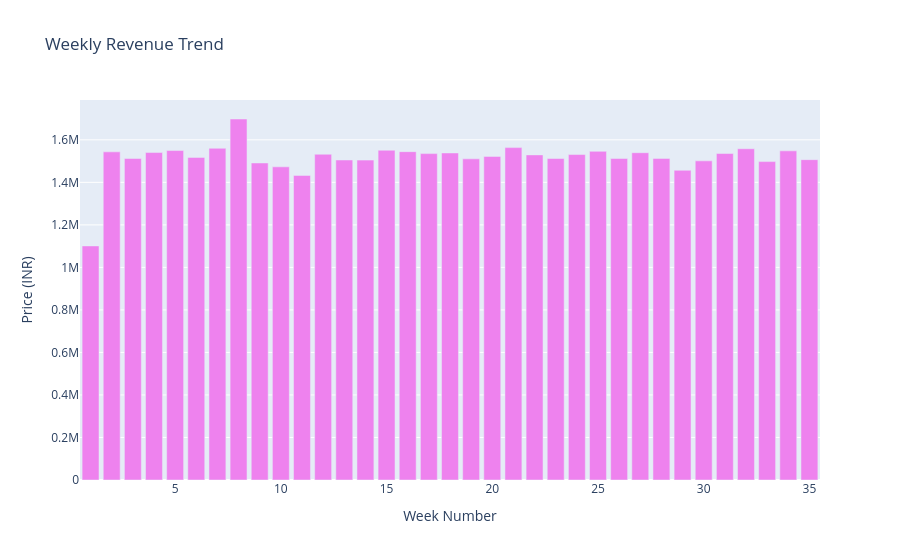

This figure's notebook cell:
### Code cell
df["Week Number"] = pd.to_datetime(df["Order Date"]).dt.isocalendar().week

weekly_revenue = (
    df.groupby("Week Number")["Price (INR)"]
    .sum()
    .reset_index()
)

fig = px.bar(
    weekly_revenue,
    x="Week Number",
    y="Price (INR)",
    title="Weekly Revenue Trend",
    color_discrete_sequence=["violet"]
)

fig.show()

### Figure 1 — Plotly figure (JSON) as saved in the notebook; plotly's stock layout.template omitted (floating-point values rounded to 4 significant figures)
{"data": [{"hovertemplate": "Week Number=%{x}<br>Price (INR)=%{y}<extra></extra>", "legendgroup": "", "marker": {"color": "violet", "pattern": {"shape": ""}}, "name": "", "orientation": "v", "showlegend": false, "textposition": "auto", "type": "bar", "x": [1, 2, 3, 4, 5, 6, 7, 8, 9, 10, 11, 12, 13, 14, 15, 16, 17, 18, 19, 20, 21, 22, 23, 24, 25, 26, 27, 28, 29, 30, 31, 32, 33, 34, 35], "xaxis": "x", "y": [1101000.0, 1543000.0, 1512000.0, 1540000.0, 1550000.0, 1517000.0, 1560000.0, 1698000.0, 1491000.0, 1473000.0, 1433000.0, 1532000.0, 1505000.0, 1505000.0, 1551000.0, 1544000.0, 1535000.0, 1538000.0, 1511000.0, 1522000.0, 1563000.0, 1529000.0, 1512000.0, 1531000.0, 1546000.0, 1512000.0, 1539000.0, 1513000.0, 1457000.0, 1501000.0, 1536000.0, 1558000.0, 1498000.0, 1548000.0, 1507000.0], "yaxis": "y"}], "layout": {"barmode": "relative", "legend": {"tracegroupgap": 0}, "title": {"text": "Weekly Revenue Trend"}, "xaxis": {"anchor": "y", "domain": [0, 1], "title": {"text": "Week Number"}}, "yaxis": {"anchor": "x", "domain": [0, 1], "title": {"text": "Price (INR)"}}}}
